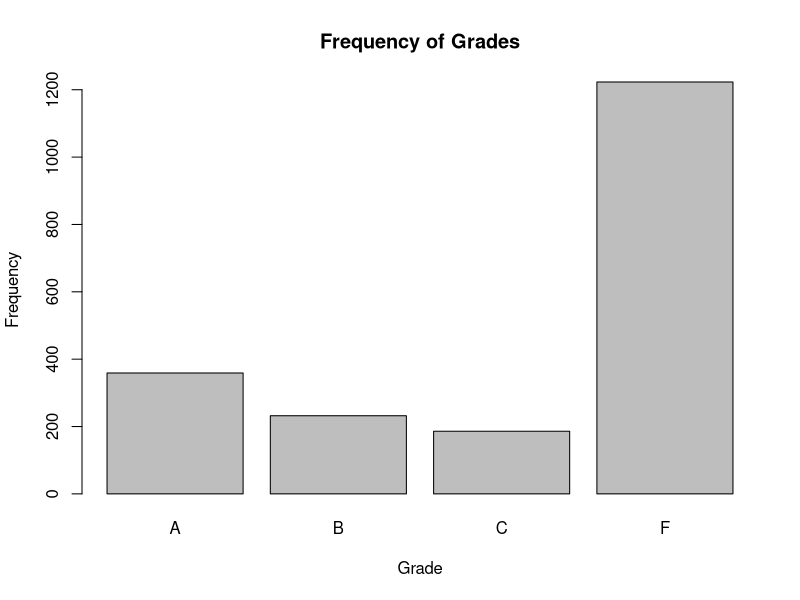
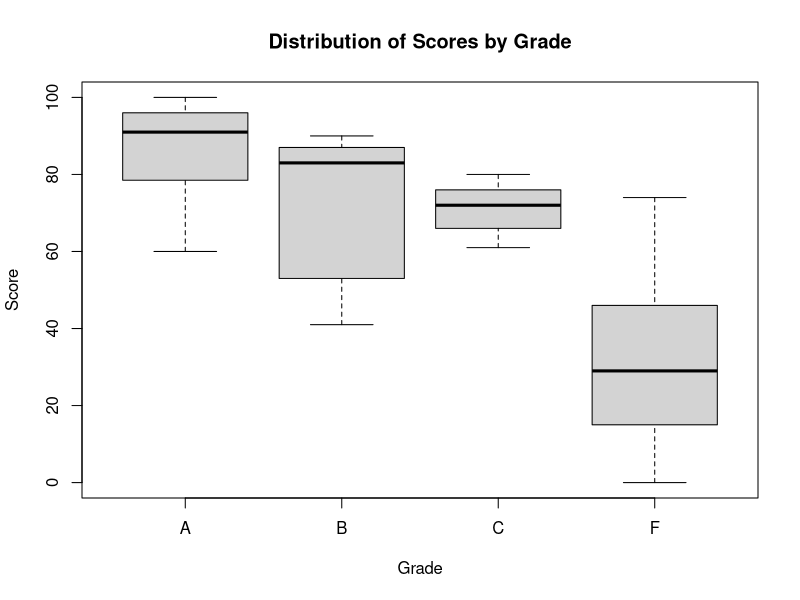
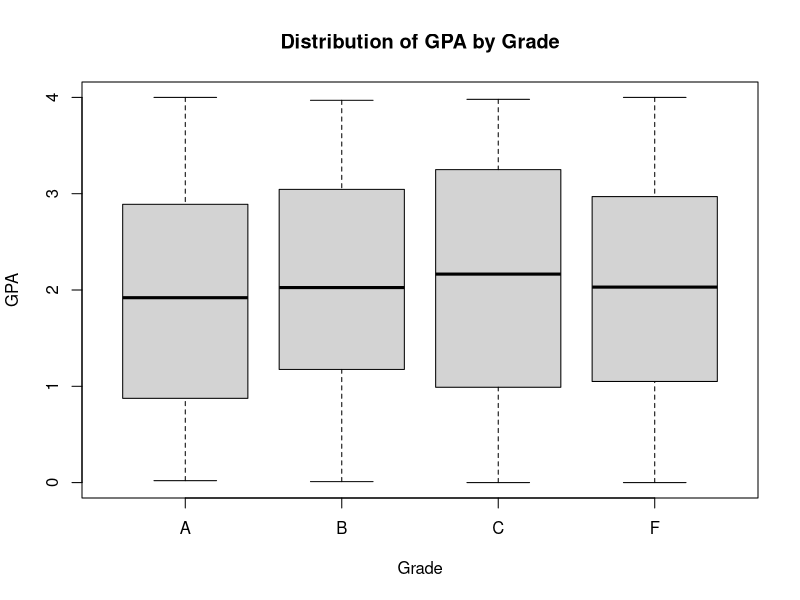
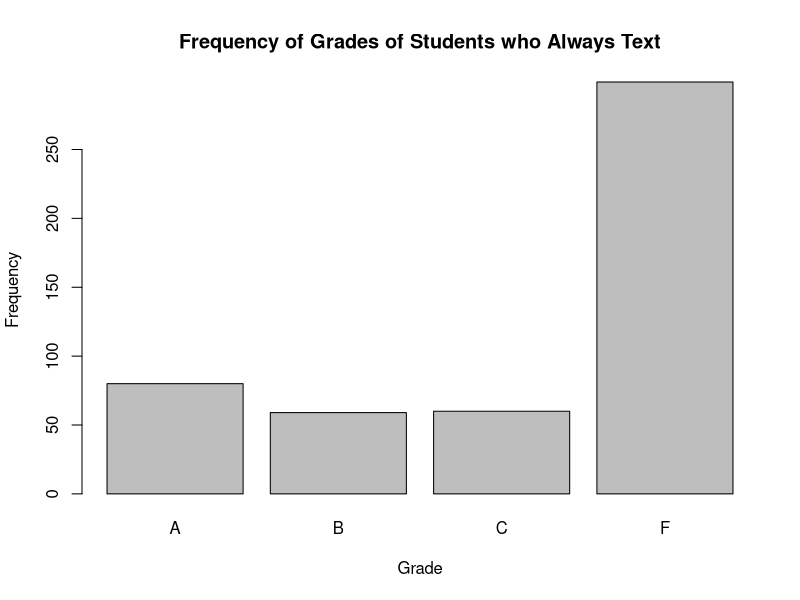
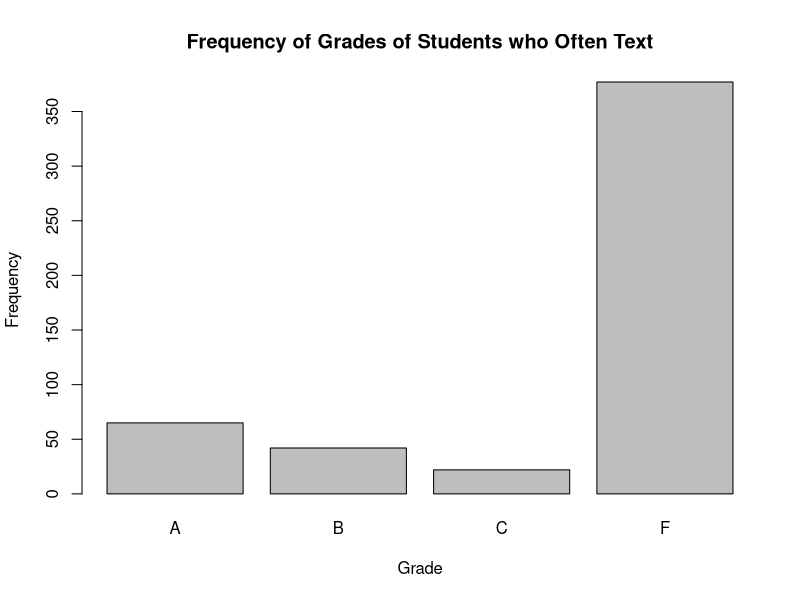
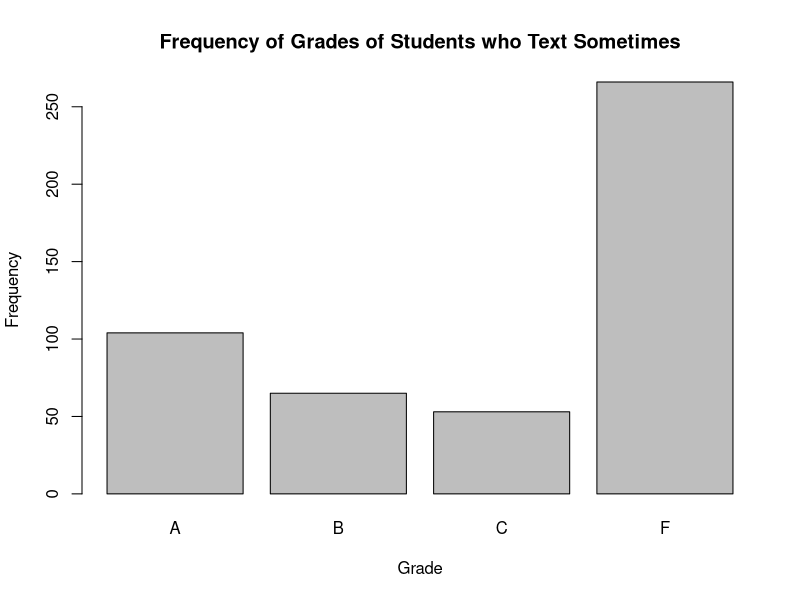
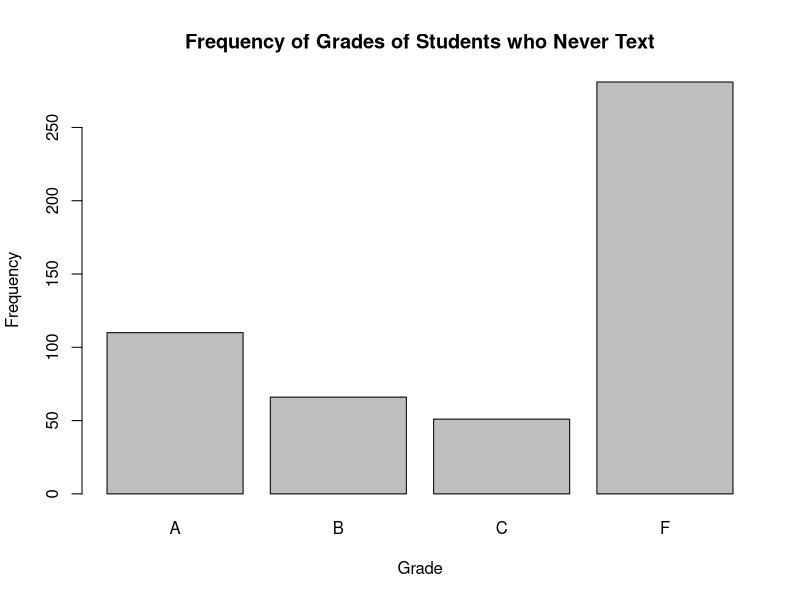
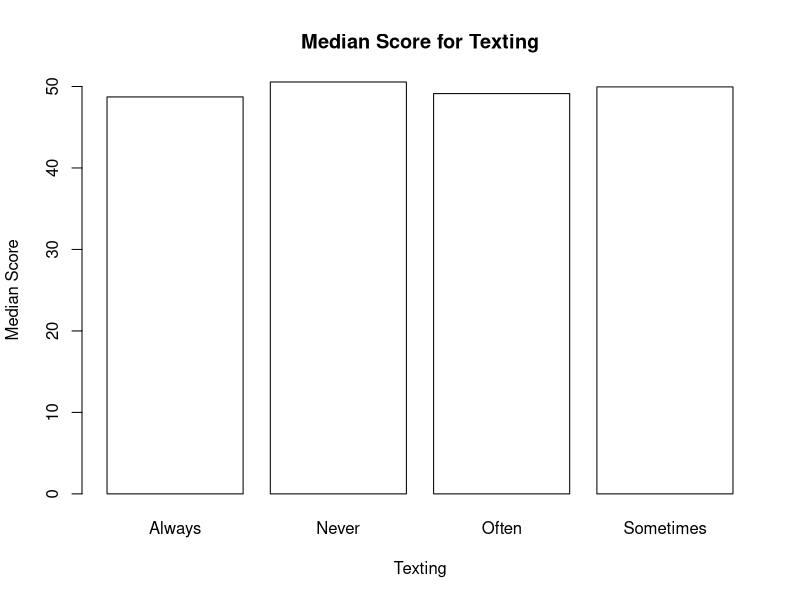

Source code (R) for these figures, in order:
#setup
moody <- read.csv("moodyJanuary31b.csv")
head(moody)
table(moody$Grade)
table(moody$Texting)
table(moody$Asking)
table(moody$Dozing)

barplot(table(moody$Grade), main='Frequency of Grades', xlab='Grade', ylab='Frequency')
boxplot(moody$Score~moody$Grade, main='Distribution of Scores by Grade', xlab='Grade', ylab='Score')

boxplot(moody$GPA~moody$Grade, main='Distribution of GPA by Grade',xlab='Grade',ylab='GPA')


#texting analyze
always_texting <- moody[moody$Texting == 'Always',]
barplot(table(always_texting$Grade),main="Frequency of Grades of Students who Always Text",xlab='Grade',ylab='Frequency')
often_texting <- moody[moody$Texting == 'Often',]
barplot(table(often_texting$Grade),main="Frequency of Grades of Students who Often Text",xlab='Grade',ylab='Frequency')
sometimes_texting <- moody[moody$Texting == 'Sometimes',]
barplot(table(sometimes_texting$Grade),main="Frequency of Grades of Students who Text Sometimes",xlab='Grade',ylab='Frequency')
never_texting <- moody[moody$Texting == 'Never',]
barplot(table(never_texting$Grade),main="Frequency of Grades of Students who Never Text",xlab='Grade',ylab='Frequency')

texting <- tapply(moody$Score,moody$Texting,mean)
barplot(texting, main='Median Score for Texting', xlab='Texting', ylab='Median Score', col=colors)


# Asking analyze
never_asking <- moody[moody$Asking == 'Never',]
barplot(table(never_asking$Grade),main="Frequency of Grades of Students who Never Ask",xlab='Grade',ylab='Frequency')
often_asking <- moody[moody$Asking == 'Often',]
barplot(table(often_asking$Grade),main="Frequency of Grades of Students who Often Ask",xlab='Grade',ylab='Frequency')
sometimes_asking <- moody[moody$Asking == 'Sometimes',]
barplot(table(sometimes_asking$Grade),main="Frequency of Grades of Students who Ask Sometimes",xlab='Grade',ylab='Frequency')

asking <- tapply(moody$Score,moody$Asking,mean)
barplot(asking, main='Median Score for asking', xlab='Texting', ylab='Median Score', col=colors)

# Dozing analyze
always_dozing <- moody[moody$Dozing == 'Always',]
barplot(table(always_dozing$Grade),main="Frequency of Grades of Students who Always Doze",xlab='Grade',ylab='Frequency')
sometimes_dozing <- moody[moody$Dozing == 'Sometimes',]
barplot(table(sometimes_dozing$Grade),main="Frequency of Grades of Students who Doze Sometimes",xlab='Grade',ylab='Frequency')
never_dozing <- moody[moody$Dozing == 'Never',]
barplot(table(never_dozing$Grade),main="Frequency of Grades of Students who Never Doze",xlab='Grade',ylab='Frequency')
table(never_dozing$Grade)

dozing <-tapply(moody$Score,moody$Dozing,mean)
barplot(asking, main='Median Score for dozing', xlab='Texting', ylab='Median Score', col=colors)

